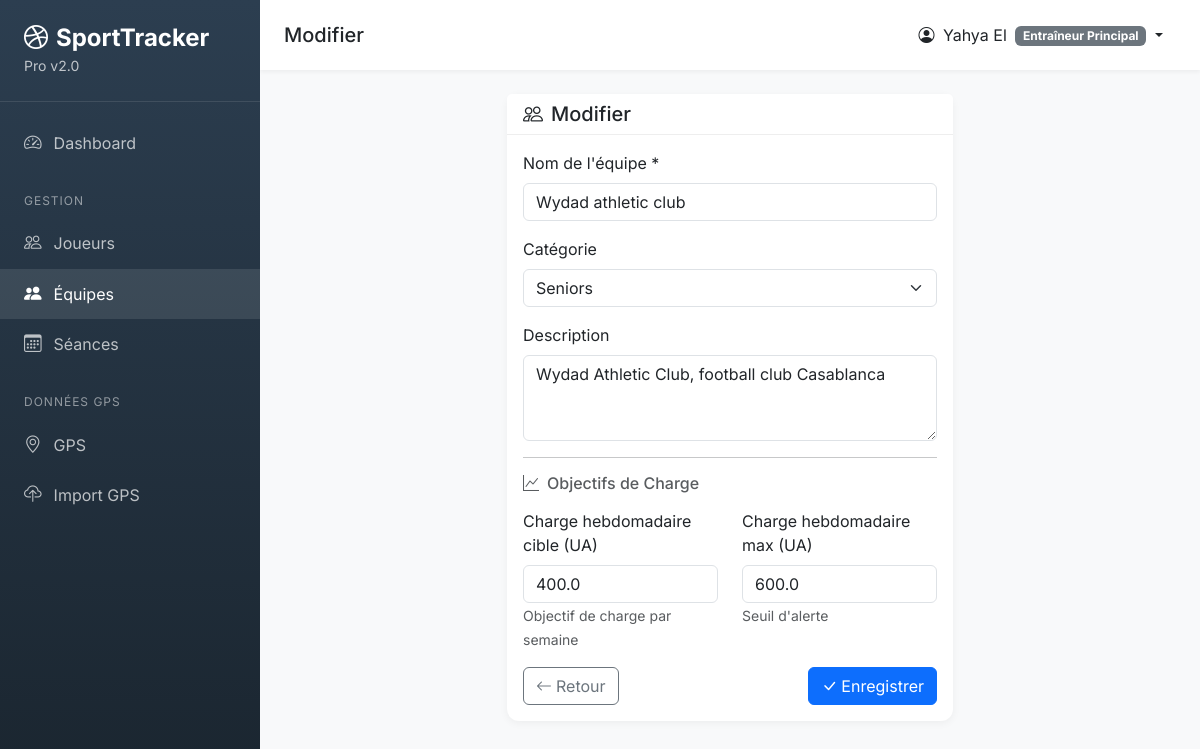
The page /teams/1/edit (signed in) on the database its author committed.
### app/models.py (models this page shows, shortened)
class User(db.Model):
    __tablename__ = 'user'
    id = db.Column(db.Integer, primary_key=True)
    email = db.Column(db.String(120), unique=True, nullable=False)
    password_hash = db.Column(db.String(256), nullable=True)  # Nullable pour joueurs
    first_name = db.Column(db.String(50), nullable=False)
    last_name = db.Column(db.String(50), nullable=False)
    role = db.Column(db.String(30), nullable=False, default='coach')
    phone = db.Column(db.String(20))
    is_active = db.Column(db.Boolean, default=True)
    player_id = db.Column(db.Integer, db.ForeignKey('player.id'), nullable=True)
    created_at = db.Column(db.DateTime, default=datetime.utcnow)
    last_login = db.Column(db.DateTime)
    player = db.relationship('Player', backref='user_account', foreign_keys=[player_id])
    @property
    def is_authenticated(self):
        return True
    ROLES = {
        'admin': 'Administrateur',
        'coach': 'Entraîneur Principal',
        'assistant': 'Entraîneur Adjoint',
        'preparateur': 'Préparateur Physique',
        'medical': 'Staff Médical',
        'analyst': 'Analyste',
        'player': 'Joueur',
        'dirigeant': 'Dirigeant'
    }
    @property
    def full_name(self):
        return f"{self.first_name} {self.last_name}"
    @property
    def role_display(self):
        return self.ROLES.get(self.role, self.role)

class Team(db.Model):
    __tablename__ = 'team'
    id = db.Column(db.Integer, primary_key=True)
    name = db.Column(db.String(100), nullable=False, unique=True)
    description = db.Column(db.Text)
    category = db.Column(db.String(30))  # Seniors, U19, U17, etc.
    target_weekly_load = db.Column(db.Float, default=400)
    max_weekly_load = db.Column(db.Float, default=600)
    created_at = db.Column(db.DateTime, default=datetime.utcnow)
    updated_at = db.Column(db.DateTime, default=datetime.utcnow, onupdate=datetime.utcnow)
    players = db.relationship('Player', backref='team', lazy='dynamic')
    sessions = db.relationship('TrainingSession', backref='team', lazy='dynamic')

### app/routes/teams.py (the view)
@teams_bp.route('/<int:id>/edit', methods=['GET', 'POST'])
@login_required
def edit_team(id):
    team = Team.query.get_or_404(id)
    form = TeamForm(obj=team)
    if form.validate_on_submit():
        form.populate_obj(team)
        db.session.commit()
        flash(f'Équipe {team.name} modifiée !', 'success')
        return redirect(url_for('teams.view_team', id=id))
    return render_template('coach/teams/form.html', form=form, team=team, title='Modifier')

### app/forms.py
class TeamForm(FlaskForm):
    name = StringField('Nom de l\'équipe', validators=[
        DataRequired(message='Le nom est obligatoire'),
        Length(min=2, max=100)
    ])
    category = SelectField('Catégorie', choices=[
        ('Seniors', 'Seniors'),
        ('U23', 'U23'),
        ('U21', 'U21'),
        ('U19', 'U19'),
        ('U17', 'U17'),
        ('U15', 'U15'),
        ('Autre', 'Autre')
    ], validators=[Optional()])
    description = TextAreaField('Description', validators=[Optional()])
    target_weekly_load = FloatField('Charge hebdo cible', validators=[
        Optional(),
        NumberRange(min=0, max=2000)
    ], default=400)
    max_weekly_load = FloatField('Charge hebdo max', validators=[
        Optional(),
        NumberRange(min=0, max=3000)
    ], default=600)
    submit = SubmitField('Enregistrer')

### app/templates/coach/teams/form.html (shortened to what this page needs)
{% extends "shared/base.html" %}
{% block page_title %}{{ title }}{% endblock %}
{% block content %}
<div class="row justify-content-center">
    <div class="col-lg-6">
        <div class="card">
            <div class="card-header">
                <h5 class="mb-0"><i class="bi bi-people me-2"></i>{{ title }}</h5>
            </div>
            <div class="card-body">
                <form method="POST">
                    <div class="mb-3">
                        <label class="form-label">Nom de l'équipe *</label>
                        {{ form.name(class="form-control", placeholder="Ex: Seniors A") }}
                    </div>
                    <div class="mb-3">
                        <label class="form-label">Catégorie</label>
                        {{ form.category(class="form-select") }}
                    </div>
                    <div class="mb-3">
                        <label class="form-label">Description</label>
                        {{ form.description(class="form-control", rows=3, placeholder="Description de l'équipe...") }}
                    </div>
                    <hr>
                    <h6 class="text-muted mb-3"><i class="bi bi-graph-up me-2"></i>Objectifs de Charge</h6>
                    <div class="row">
                        <div class="col-md-6 mb-3">
                            <label class="form-label">Charge hebdomadaire cible (UA)</label>
                            {{ form.target_weekly_load(class="form-control", placeholder="400") }}
                            <small class="text-muted">Objectif de charge par semaine</small>
                        </div>
                        <div class="col-md-6 mb-3">
                            <label class="form-label">Charge hebdomadaire max (UA)</label>
                            {{ form.max_weekly_load(class="form-control", placeholder="600") }}
                            <small class="text-muted">Seuil d'alerte</small>
                        </div>
                    </div>
                    <div class="d-flex justify-content-between">
                        <a href="{{ url_for('teams.list_teams') }}" class="btn btn-outline-secondary">
                            <i class="bi bi-arrow-left me-1"></i>Retour
                        </a>
                        <button type="submit" class="btn btn-primary">
                            <i class="bi bi-check-lg me-1"></i>Enregistrer
                        </button>
                    </div>
                </form>
            </div>
        </div>
    </div>
</div>
{% endblock %}

### app/templates/shared/base.html (shortened to what this page needs)
<!DOCTYPE html>
<html lang="fr">
<head>
    <link href="https://cdn.jsdelivr.net/npm/bootstrap@5.3.2/dist/css/bootstrap.min.css" rel="stylesheet">
    <link href="https://cdn.jsdelivr.net/npm/bootstrap-icons@1.11.1/font/bootstrap-icons.css" rel="stylesheet">
</head>
<body>
    {% if current_user.is_authenticated %}
    <aside class="sidebar" id="sidebar">
        <div class="sidebar-brand">
            <h4><i class="bi bi-dribbble me-2"></i>SportTracker</h4>
            <small>Pro v2.0</small>
        </div>
        <nav class="sidebar-nav">
            {% if current_user.role == 'player' %}
            <a class="nav-link {% if request.endpoint == 'player_portal.dashboard' %}active{% endif %}"
               href="{{ url_for('player_portal.dashboard') }}">
                <i class="bi bi-speedometer2"></i> Mon Dashboard
            </a>
            <a class="nav-link {% if request.endpoint == 'player_portal.schedule' %}active{% endif %}"
               href="{{ url_for('player_portal.schedule') }}">
                <i class="bi bi-calendar-week"></i> Mon Planning
            </a>
            <a class="nav-link {% if request.endpoint == 'player_portal.performances' %}active{% endif %}"
               href="{{ url_for('player_portal.performances') }}">
                <i class="bi bi-graph-up"></i> Mes Performances
            </a>
            <a class="nav-link {% if request.endpoint == 'player_portal.wellness' %}active{% endif %}"
               href="{{ url_for('player_portal.wellness') }}">
                <i class="bi bi-heart-pulse"></i> Mon Bien-être
            </a>
            <a class="nav-link {% if request.endpoint == 'player_portal.profile' %}active{% endif %}"
               href="{{ url_for('player_portal.profile') }}">
                <i class="bi bi-person"></i> Mon Profil
            </a>
            {% else %}
            <a class="nav-link {% if request.endpoint == 'dashboard.index' or request.endpoint == 'dashboard.coach' %}active{% endif %}"
               href="{{ url_for('dashboard.index') }}">
                <i class="bi bi-speedometer2"></i> Dashboard
            </a>
            <div class="sidebar-section">Gestion</div>
            <a class="nav-link {% if 'players' in request.endpoint %}active{% endif %}"
               href="{{ url_for('players.list_players') }}">
                <i class="bi bi-people"></i> Joueurs
            </a>
            <a class="nav-link {% if 'teams' in request.endpoint %}active{% endif %}"
               href="{{ url_for('teams.list_teams') }}">
                <i class="bi bi-people-fill"></i> Équipes
            </a>
            <a class="nav-link {% if 'sessions' in request.endpoint %}active{% endif %}"
               href="{{ url_for('sessions.calendar') }}">
                <i class="bi bi-calendar3"></i> Séances
            </a>
            <div class="sidebar-section">Données GPS</div>
            <a class="nav-link {% if request.endpoint == 'gps.index' %}active{% endif %}"
               href="{{ url_for('gps.index') }}">
                <i class="bi bi-geo-alt"></i> GPS
            </a>
            <a class="nav-link {% if request.endpoint == 'gps.upload' %}active{% endif %}"
               href="{{ url_for('gps.upload') }}">
                <i class="bi bi-cloud-upload"></i> Import GPS
            </a>
            {% endif %}
        </nav>
    </aside>
    <main class="main-content">
        <nav class="top-navbar">
            <div class="d-flex align-items-center">
                <h5 class="mb-0">{% block page_title %}Dashboard{% endblock %}</h5>
            </div>
            <div class="d-flex align-items-center">
                <div class="dropdown">
                    <button class="btn btn-link text-dark dropdown-toggle text-decoration-none"
                            data-bs-toggle="dropdown">
                        <i class="bi bi-person-circle me-1"></i>
                        {{ current_user.full_name }}
                        <span class="badge bg-secondary ms-1">{{ current_user.role_display }}</span>
                    </button>
                </div>
            </div>
        </nav>
        <div class="container-fluid py-4">
            {% block content %}{% endblock %}
        </div>
    </main>
    {% else %}
    {% block public_content %}{% endblock %}
    {% endif %}
</body>
</html>

### app/templates/shared/base.html (style rules this page uses)
:root { --primary-color: #2C3E50; --secondary-color: #3498DB; --success-color: #27AE60; --warning-color: #F39C12; --danger-color: #E74C3C; --sidebar-width: 260px; }
body { font-family: 'Inter', sans-serif; background-color: #f8f9fa; }
.sidebar { position: fixed; top: 0; left: 0; height: 100vh; width: var(--sidebar-width); background: linear-gradient(180deg, var(--primary-color) 0%, #1a252f 100%); color: white; z-index: 1000; transition: transform 0.3s ease; }
.sidebar-brand { padding: 1.5rem; border-bottom: 1px solid rgba(255,255,255,0.1); }
.sidebar-brand h4 { margin: 0; font-weight: 700; }
.sidebar-brand small { opacity: 0.7; }
.sidebar-nav { padding: 1rem 0; }
.sidebar-nav .nav-link { color: rgba(255,255,255,0.7); padding: 0.75rem 1.5rem; display: flex; align-items: center; transition: all 0.2s; }
.sidebar-nav .nav-link:hover, .sidebar-nav .nav-link.active { color: white; background: rgba(255,255,255,0.1); }
.sidebar-nav .nav-link i { margin-right: 0.75rem; font-size: 1.1rem; }
.sidebar-section { padding: 0.5rem 1.5rem; font-size: 0.75rem; text-transform: uppercase; letter-spacing: 1px; opacity: 0.5; margin-top: 1rem; }
.main-content { margin-left: var(--sidebar-width); min-height: 100vh; }
.top-navbar { background: white; padding: 1rem 1.5rem; box-shadow: 0 2px 4px rgba(0,0,0,0.05); display: flex; justify-content: space-between; align-items: center; }
.card { border: none; border-radius: 12px; box-shadow: 0 2px 8px rgba(0,0,0,0.05); }
.card-header { background: white; border-bottom: 1px solid #eee; font-weight: 600; }

### rows shown on the page
User: full_name "Yahya El", role_display "Entraîneur Principal"
Team: name "Wydad athletic club", category "Seniors", description "Wydad Athletic Club, football club Casablanca", target_weekly_load "400.0", max_weekly_load "600.0"

### other values the page prints
{{ title }} "Modifier"
